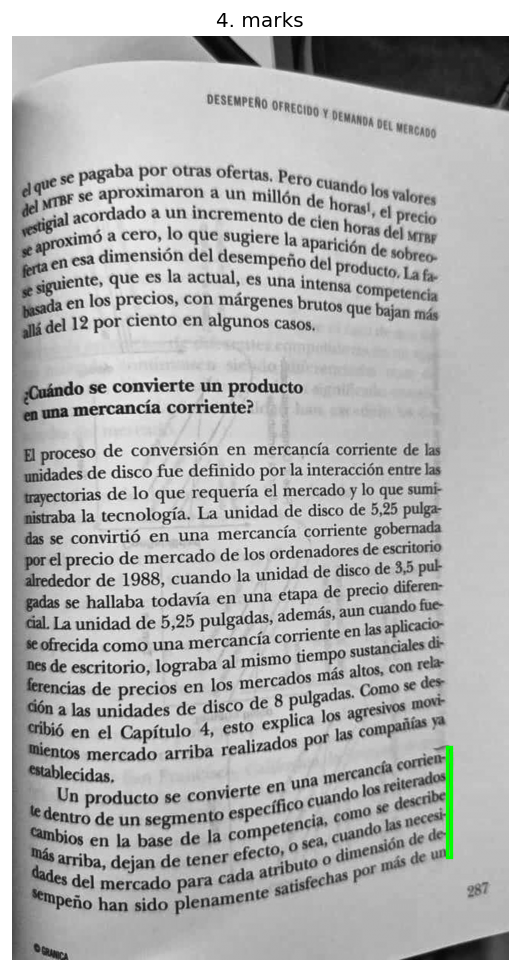
#> input picture debug/4. marks.png, 520 x 972 px, found by its file name
$ python mark_tips.py
#> lines starting #> are read from the running program, lines starting #| are printed output that depends on the picture; after the words box and inside, x2 and y2 are one past the last pixel; in counts of white or black regions, pixels touching at a corner belong together
"""Experimento aislado: seguir un renglon como cadena de componentes conectados.

Un renglon es una sucesion de componentes (letras) pegados horizontalmente. En
vez de morfologia (que pega renglones vecinos) o traceo por pixeles (que se va
de linea), aca se ENCADENAN los componentes: desde la letra pegada a la marca
se salta al vecino (izquierda/derecha) que se solapa verticalmente con el
componente actual. Como cada salto se compara con el vecino inmediato, la cadena
sigue sola la inclinacion/curva del renglon.

Toma `debug/4. marks.png`, ubica la marca verde, encadena el renglon superior e
inferior que abarca, y marca la primera y la ultima letra de cada uno.

Uso:  python scripts/mark_tips.py [ruta_png]
Salida: debug/tips.png  (+ prints)
"""
import sys

import cv2
import numpy as np

SRC = sys.argv[1] if len(sys.argv) > 1 else "debug/4. marks.png"
OUT = "debug/tips.png"


def main() -> None:
    img = cv2.imread(SRC)
#> img is the input picture: shape (972, 520, 3); mean B, G, R 178.3, 178.6, 178.3
    if img is None:
        raise SystemExit(f"No pude abrir {SRC}")
    H, W = img.shape[:2]
#> H = 972; W = 520

    # 1) Marca = pixeles verdes (lime).
    b, g, r = (c.astype(int) for c in cv2.split(img))
    green = ((g > 120) & (g - r > 60) & (g - b > 60)).astype(np.uint8) * 255
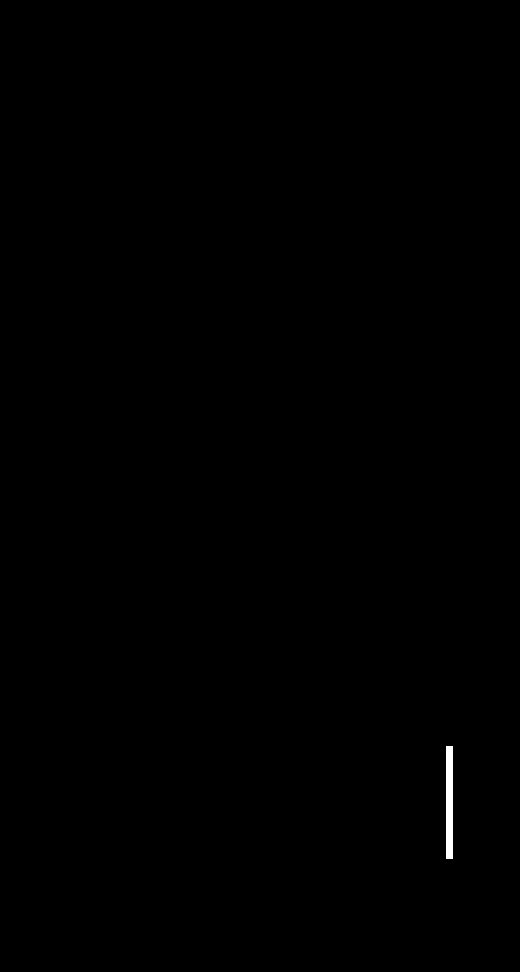
#> green: shape (972, 520); 0.16% white; 1 white region, box (x1, y1, x2, y2) and area: (446, 746, 453, 859) 791
    ys, xs = np.nonzero(green)
#> ys = 791 values from 746 to 858; xs = 791 values, max 452 at index 6, min 446 at index 0, mean 449
    if xs.size == 0:
        raise SystemExit("No encontre la marca verde en la imagen")
    mx0, mx1, my0, my1 = int(xs.min()), int(xs.max()), int(ys.min()), int(ys.max())
#> mx0 = 446; mx1 = 452; my0 = 746; my1 = 858
    side = "right" if (mx0 + mx1) / 2 > W / 2 else "left"  # marca derecha => texto a la izquierda
#> side = 'right'
    print(f"marca: x=[{mx0},{mx1}] y=[{my0},{my1}] lado={side}")
#| marca: x=[446,452] y=[746,858] lado=right

    # 2) Texto binarizado, sin la franja verde.
    gray = cv2.cvtColor(img, cv2.COLOR_BGR2GRAY)
    th = cv2.adaptiveThreshold(gray, 255, cv2.ADAPTIVE_THRESH_GAUSSIAN_C,
                               cv2.THRESH_BINARY_INV, 25, 12)
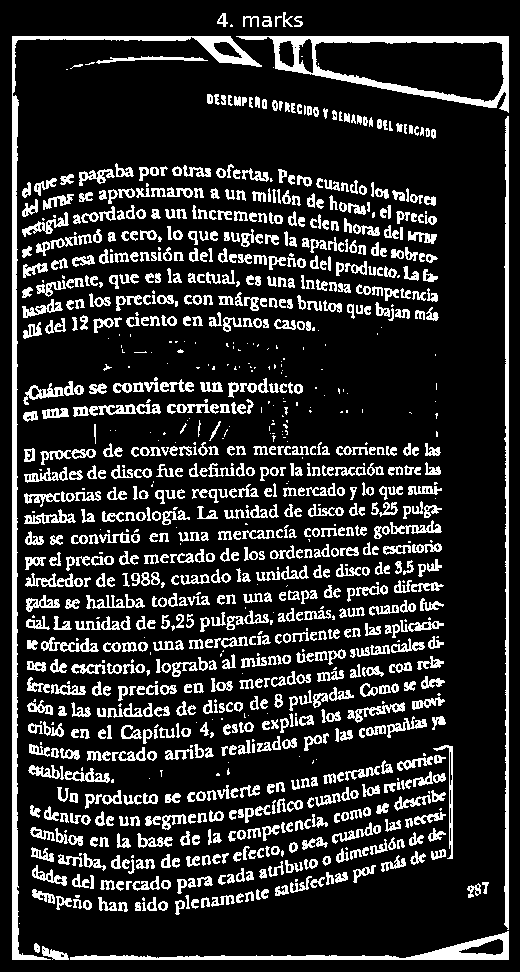
#> th: shape (972, 520); 17.3% white; 1135 white regions (235 under 20 px), largest, box (x1, y1, x2, y2) and area: (12, 36, 262, 960) 6495, (236, 36, 509, 113) 4018, (504, 116, 509, 930) 2972
    th[green > 0] = 0
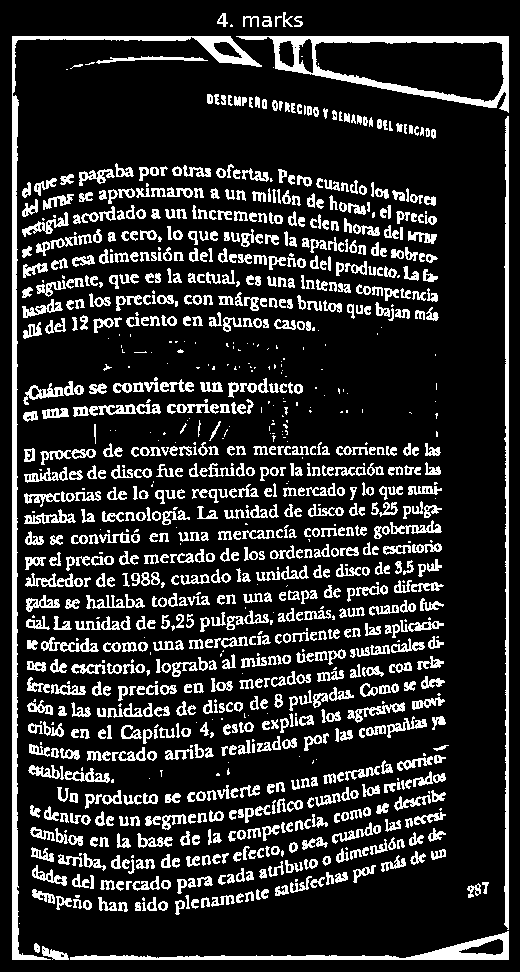
#> th: shape (972, 520); 17.2% white; 1135 white regions (235 under 20 px), largest, box (x1, y1, x2, y2) and area: (12, 36, 262, 960) 6495, (236, 36, 509, 113) 4018, (504, 116, 509, 930) 2972

    # 3) Componentes conectados = letras (descarto ruido y manchas grandes).
    n, _, stats, cent = cv2.connectedComponentsWithStats(th, 8)
#> n = 1136; stats = 1136 rows, first 6: [0, 0, 520, 972, 418609], [217, 13, 11, 14, 74], [283, 12, 10, 15, 66], [243, 16, 16, 11, 83], [262, 16, 10, 11, 69], [275, 16, 7, 11, 32]; cent = 1136 pairs, first value 19 to 506.6, second value 19.66 to 954.2
    comps = []
    for i in range(1, n):
        x, y, w, h, a = (int(v) for v in stats[i])
        if a < 4 or h > 0.06 * H or w > 0.4 * W:
            continue
        comps.append({"id": i, "x": x, "y": y, "w": w, "h": h,
                      "cx": float(cent[i][0]), "cy": float(cent[i][1])})
#> this loop made 1135 passes
#> after the loop, comps = 1045 items
    if not comps:
        raise SystemExit("No encontre componentes de texto")
    hmed = float(np.median([c["h"] for c in comps]))
#> hmed = 10
    max_gap = 1.6 * hmed                  # espacio (entre BORDES) que puede saltar
#> max_gap = 16
    inset = 0.7 * hmed                    # margen interno de la marca (descarta filas espurias en las puntas)
#> inset = 7
    print(f"componentes: {len(comps)}  alto_mediana={hmed:.0f}  max_gap={max_gap:.0f}")
#| componentes: 1045  alto_mediana=10  max_gap=16

    def voverlap(a, c) -> bool:
        top = max(a["y"], c["y"])
        bot = min(a["y"] + a["h"], c["y"] + c["h"])
        return (bot - top) > 0.30 * min(a["h"], c["h"])

    def neighbor(cur, direction, used):
        """Componente que continua el renglon hacia `direction` (-1 izq, +1 der).

        Cercania horizontal por ESPACIO entre bordes (salta palabras anchas sin
        problema). Para que NO trepe a la linea de arriba/abajo cuando la
        inclinacion hace que se solapen: se prohibe todo salto vertical mayor a
        ~0.8 de alto de letra y, entre los candidatos, se elige el de menor costo
        = hueco + penalizacion por desvio vertical."""
        best, best_cost = None, 1e9
        for c in comps:
            if c["id"] in used:
                continue
            if direction < 0:
                if c["cx"] >= cur["cx"]:
                    continue
                gap = cur["x"] - (c["x"] + c["w"])   # hueco entre borde der de c y borde izq de cur
            else:
                if c["cx"] <= cur["cx"]:
                    continue
                gap = c["x"] - (cur["x"] + cur["w"])
            dvert = abs(c["cy"] - cur["cy"])
            if gap > max_gap or gap < -0.5 * hmed or dvert > 0.8 * hmed or not voverlap(cur, c):
                continue
            cost = max(gap, 0.0) + 2.0 * dvert       # preferir el que sigue la misma baseline
            if cost < best_cost:
                best, best_cost = c, cost
        return best

    def chain(seed):
        used = {seed["id"]}
        line = [seed]
        for direction in (-1, +1):
            cur = seed
            while True:
                nx = neighbor(cur, direction, used)
                if nx is None:
                    break
                used.add(nx["id"])
                line.append(nx)
                cur = nx
        line.sort(key=lambda c: c["cx"])
        return line

    # 4) Semillas: caracteres pegados a la marca, ESTRICTAMENTE dentro del alto
    #    de la marca (sin expandir, para no colar la linea de arriba/abajo). Se
    #    agrupan por fila y se toma la fila de mas arriba y la de mas abajo; la
    #    semilla de cada una es el caracter mas cercano a la marca.
    if side == "right":
        near = [c for c in comps if mx0 - 0.15 * W < c["cx"] < mx0 and my0 + inset <= c["cy"] <= my1 - inset]
#> near = 26 items
    else:
        near = [c for c in comps if mx1 < c["cx"] < mx1 + 0.15 * W and my0 + inset <= c["cy"] <= my1 - inset]
    if not near:
        raise SystemExit("No encontre letras pegadas a la marca")

    near.sort(key=lambda c: c["cy"])
    rows = [[near[0]]]
    for c in near[1:]:
        if c["cy"] - rows[-1][-1]["cy"] > 0.6 * hmed:   # salto de fila
            rows.append([c])
        else:
            rows[-1].append(c)
#> this loop made 25 passes
#> after the loop, rows = 5 items
    print(f"filas pegadas a la marca: {len(rows)}")
#| filas pegadas a la marca: 5

    def nearest_to_mark(row):
        return max(row, key=lambda c: c["cx"]) if side == "right" else min(row, key=lambda c: c["cx"])

    seeds = {"superior": nearest_to_mark(rows[0]), "inferior": nearest_to_mark(rows[-1])}

    # 5) Encadenar y marcar puntas.
    vis = img.copy()
    for nombre, seed in seeds.items():
        line = chain(seed)
        for c in line:                     # toda la cadena en verde fino
            cv2.rectangle(vis, (c["x"], c["y"]), (c["x"] + c["w"], c["y"] + c["h"]), (0, 180, 0), 1)
        for c in (line[0], line[-1]):      # puntas en rojo grueso
            cv2.rectangle(vis, (c["x"], c["y"]), (c["x"] + c["w"], c["y"] + c["h"]), (0, 0, 255), 2)
        print(f"  {nombre}: {len(line)} componentes  primera_x={line[0]['x']}  ultima_x={line[-1]['x'] + line[-1]['w']}")
#> this loop made 2 passes
#> nombre on passes 1 to 2: 'superior', 'inferior'
#|   superior: 25 componentes  primera_x=57  ultima_x=446
#|   inferior: 29 componentes  primera_x=32  ultima_x=446
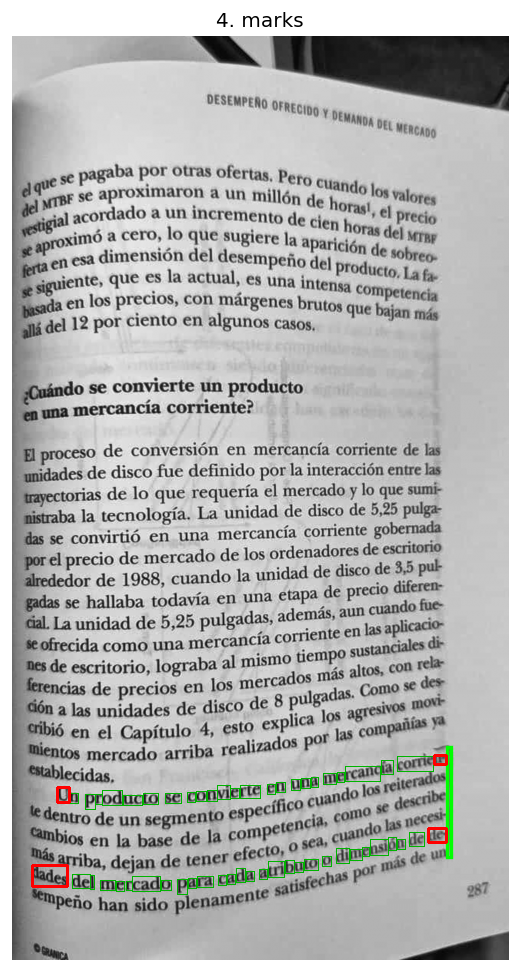
#> vis: shape (972, 520, 3); 0.61% of pixels changed, all inside (x1, y1, x2, y2) = (31, 754, 448, 895)

    cv2.imwrite(OUT, vis)
    print(f"-> {OUT}")


if __name__ == "__main__":
    main()

$ run again, with debug/3. marks.png copied over debug/4. marks.png
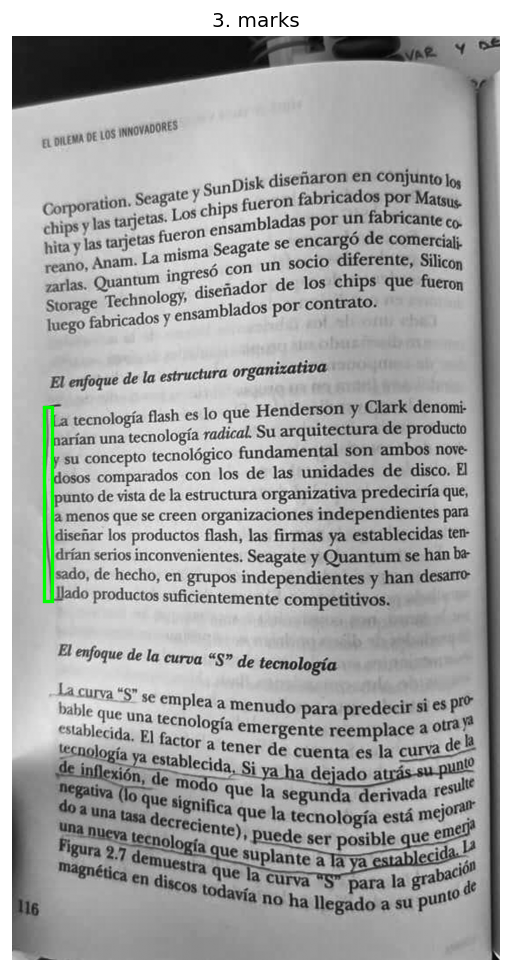
#> input picture debug/3. marks.png, 511 x 972 px, found by its file name
#> in main, img is the input picture: shape (972, 511, 3); mean B, G, R 166.1, 166.8, 166.1
#> in main, `green = ((g > 120) & (g - r > 60) & (g - b > 60)).astype(np.uint8) * 255`:
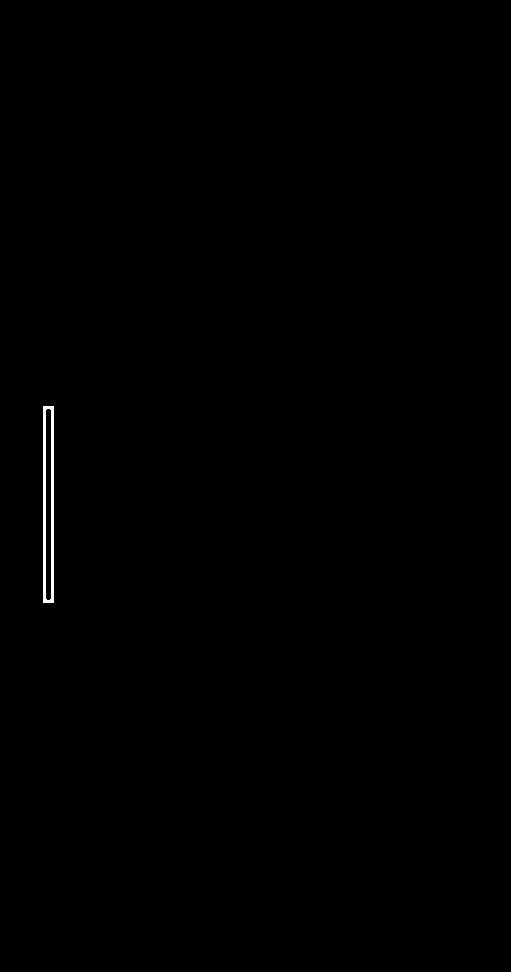
#> green: shape (972, 511); 0.24% white; 1 white region, box (x1, y1, x2, y2) and area: (43, 406, 54, 603) 1216
#> ys = 1216 values from 406 to 602; xs = 1216 values, max 53 at index 10, min 43 at index 0, mean 48
#> mx0 = 43; mx1 = 53; my0 = 406; my1 = 602
#> side = 'left'
#| marca: x=[43,53] y=[406,602] lado=left
#> n = 1071; stats = 1071 rows, first 6: [0, 0, 511, 972, 408810], [213, 13, 10, 14, 64], [279, 12, 10, 15, 74], [239, 16, 17, 11, 87], [258, 16, 10, 11, 67], [271, 16, 7, 11, 33]; cent = 1071 pairs, first value 13.36 to 499, second value 19.61 to 951.7
#> the loop in main, `for i in range(1, n):` made 1070 passes
#> after the loop in main, `for i in range(1, n):`: comps = 993 items
#> hmed = 10
#> max_gap = 16
#> inset = 7
#| componentes: 993  alto_mediana=10  max_gap=16
#> near = 56 items
#> the loop in main, `for c in near[1:]:` made 55 passes
#> after the loop in main, `for c in near[1:]:`: rows = 11 items
#| filas pegadas a la marca: 11
#> the loop in main, `for nombre, seed in seeds.items():` made 2 passes
#> nombre on passes 1 to 2: 'superior', 'inferior'
#> (printed output is left out)
#> after the loop in main, `for nombre, seed in seeds.items():`:
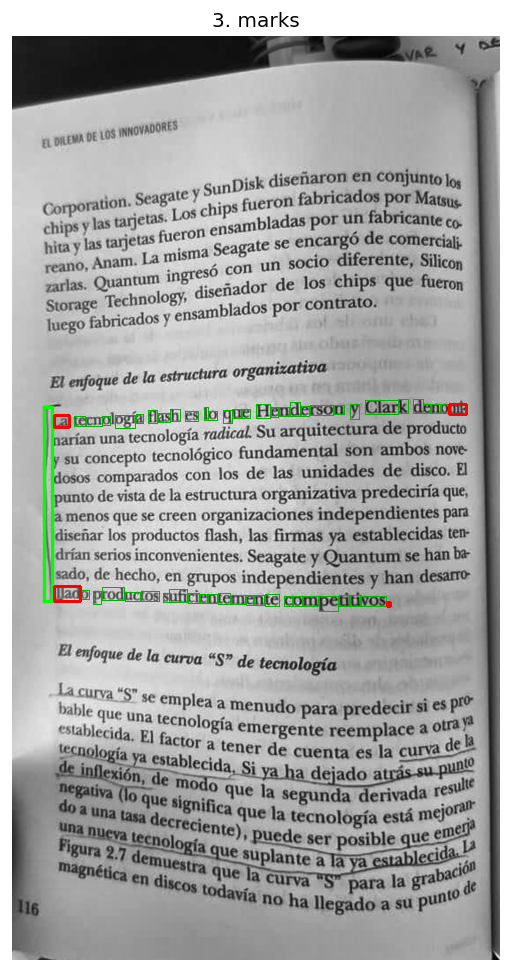
#> vis: shape (972, 511, 3); 0.55% of pixels changed, all inside (x1, y1, x2, y2) = (53, 399, 468, 612)
